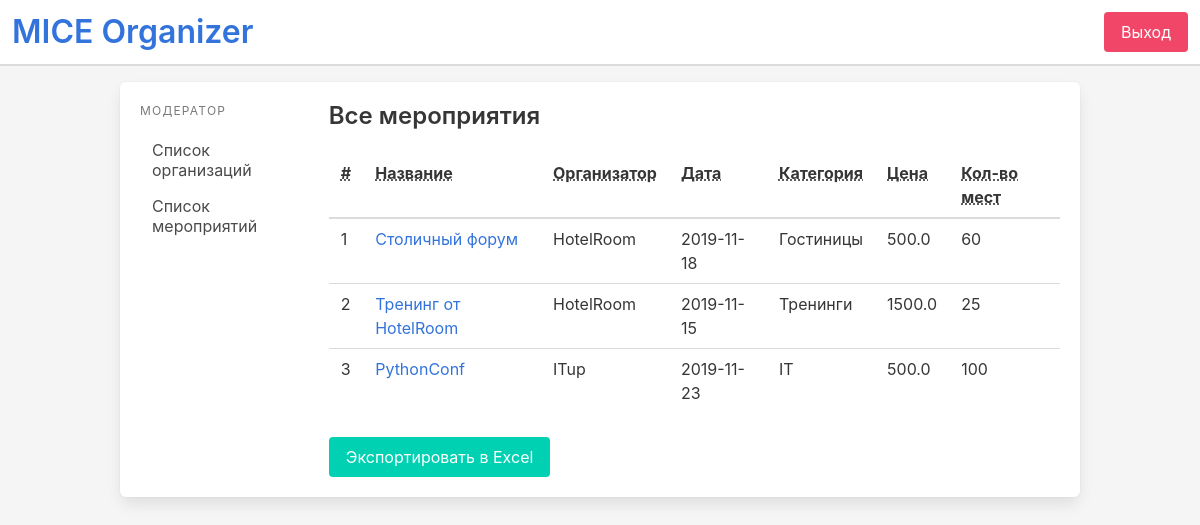
Screenshot of /admin/events with the database file from the repository.
### app/models.py (models this page shows)
class Event(db.Model):
    id = db.Column(db.Integer, primary_key=True)
    name = db.Column(db.String)
    date = db.Column(db.Date)
    desc = db.Column(db.String)
    category = db.Column(db.String)
    address = db.Column(db.String)
    price = db.Column(db.Float)
    lat = db.Column(db.Float)
    lng = db.Column(db.Float)
    count_places = db.Column(db.Integer)
    count_quests_was = db.Column(db.Integer)
    organizer_id = db.Column(db.Integer, db.ForeignKey('app_user.id'))

class AppUser(UserMixin, db.Model):
    id = db.Column(db.Integer, primary_key=True)
    name = db.Column(db.String, unique=True, nullable=False)
    subject = db.Column(db.String)
    city = db.Column(db.String)
    password = db.Column(db.String, nullable=False)
    is_admin = db.Column(db.Boolean, default=False)
    events = db.relationship('Event', backref='user', lazy=True)

### app/routes.py (the view)
@app.route('/admin/events', methods=['GET'])
def admin_events():
    events = Event.query.all()
    return render_template('admin/events_list.html', events=events)

### app/templates/admin/events_list.html (shortened to what this page needs)
{% extends 'admin/base.html' %}
{% block content %}
<div class="container">
    <div class="title is-4">Все мероприятия</div>
    <table class="table" id="events" style="width: 100%">
        <thead>
            <tr>
                <th><abbr title="#">#</abbr></th>
                <th><abbr title="Название">Название</abbr></th>
                <th><abbr title="Организатор">Организатор</abbr></th>
                <th><abbr title="Дата">Дата</abbr></th>
                <th><abbr title="Категория">Категория</abbr></th>
                <th><abbr title="Цена">Цена</abbr></th>
                <th><abbr title="Кол-во мест">Кол-во мест</abbr></th>
            </tr>
        </thead>
        <tbody>
            {% for event in events %}
            <tr>
                <td>{{ event.id }}</td>
                <td><a href="{{ url_for('admin_event_details', id=event.id) }}">{{ event.name }}</a></td>
                <td>{{ event.user.name }}</td>
                <td>{{ event.date }}</td>
                <td>{{ event.category }}</td>
                <td>{{ event.price }}</td>
                <td>{{ event.count_places }}</td>
            </tr>
            {% endfor %}
        </tbody>
    </table>
    <button class="button is-primary" onclick="tableToExcel('events', 'Report')">Экспортировать в Excel</button>
</div>
{% endblock %}

### app/templates/admin/base.html (shortened to what this page needs)
<!DOCTYPE html>
<html lang="en" class="has-background-light">
<head>
    <link rel="stylesheet" href="{{ url_for('static', filename='lib/css/bulma.min.css') }}">
    <link rel="stylesheet" href="{{ url_for('static', filename='css/custom.css') }}">
</head>
<body>
    <section class="top-navigation">
        <div class="navbar" role="navigation" aria-label="main navigation">
            <div class="navbar-brand">
                <a href="{{ url_for('index') }}" class="navbar-item title is-3">MICE Organizer</a>
            </div>
            <div class="navbar-end">
                <div class="navbar-item"></div>
                <div class="navbar-item">
                    <form action="{{ url_for('logout') }}" method="post">
                        <button type="submit" class="button is-danger">Выход</button>
                    </form>
                </div>
            </div>
        </div>
    </section>
    <hr style="margin: 0" class="has-background-grey-lighter">
    <div class="container" style="margin-top: 1em">
        <div class="box">
            <div class="columns">
                <div class="column is-one-fifth">
                    {% include 'admin/aside_menu.html' %}
                </div>
                <div class="column">
                    {% block content %}{% endblock %}
                </div>
            </div>
        </div>
    </div>
</body>
</html>

### app/templates/admin/aside_menu.html
<aside class="menu">
    <p class="menu-label">Модератор</p>
    <ul class="menu-list">
        <li><a href="{{ url_for('admin_orgs') }}">Список организаций</a></li>
        <li><a href="{{ url_for('admin_events') }}">Список мероприятий</a></li>
    </ul>
</aside>

### rows the page displays
Event: id "1", name "Столичный форум", user.name "HotelRoom", date "2019-11-18", category "Гостиницы", price "500.0", count_places "60"
Event: id "2", name "Тренинг от HotelRoom", user.name "HotelRoom", date "2019-11-15", category "Тренинги", price "1500.0", count_places "25"
Event: id "3", name "PythonConf", user.name "ITup", date "2019-11-23", category "IT", price "500.0", count_places "100"
